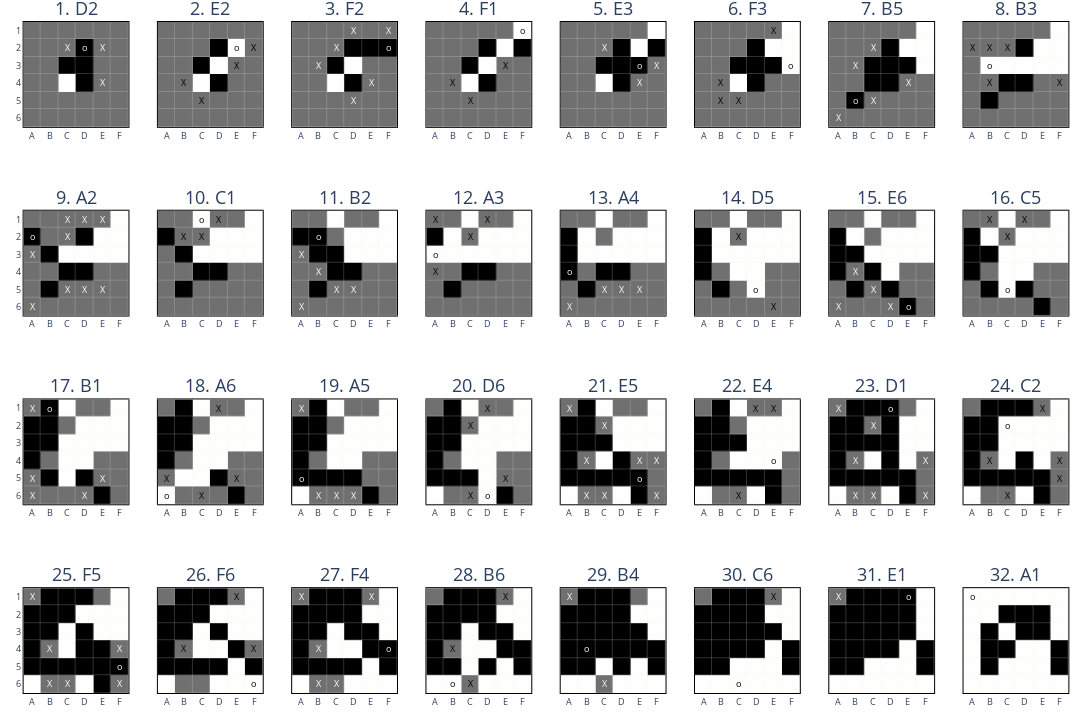
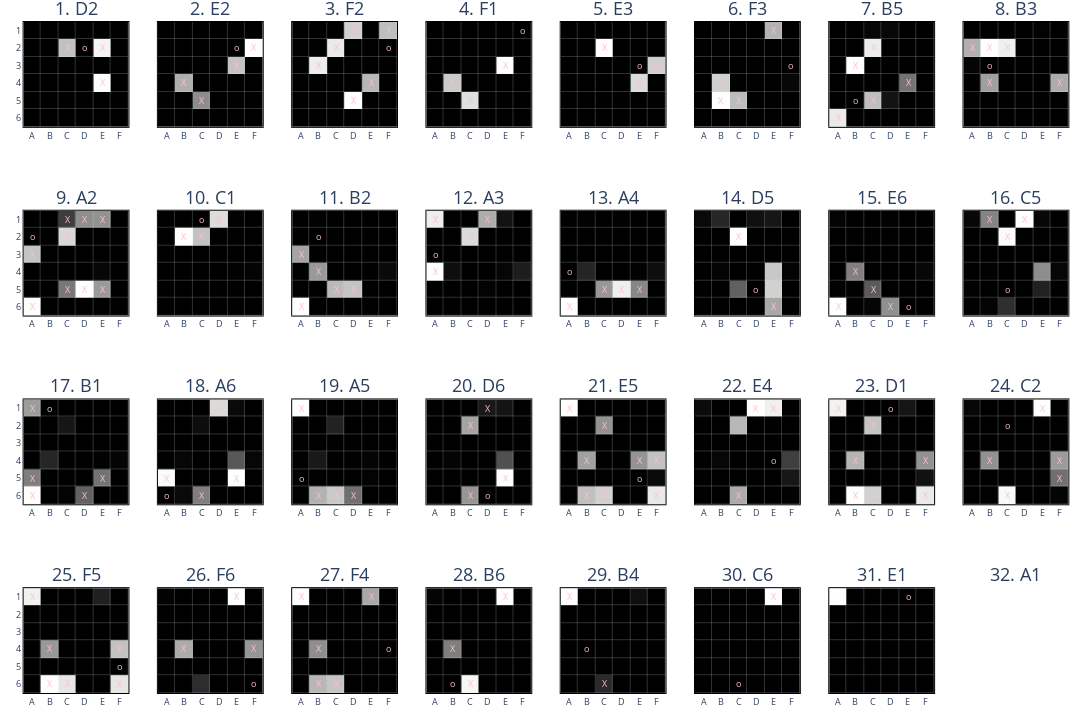

The cell these charts' notebook holds for them, in order:
### Code cell
test_game = dataset_dict["test"][0]
tokens = t.tensor(tokenize(test_game["histories"])["input_ids"]).unsqueeze(0).to(device)
logits, loss = model(tokens[:, :-1], tokens[:, 1:])
probs = logits.softmax(-1)

n_moves = probs.shape[1]
test_probs = test_game.copy()
prob_boards = t.full((n_moves, size, size), fill_value=0.0, device=device)
for i in range(n_moves):
    prob_boards[i].flatten()[all_squares] = probs[0, i, 1:] / probs[0, i, 1:].sum()

test_pred = test_game.copy()
test_pred["boards"] = prob_boards.detach().cpu().numpy()
plot_game(test_game)
plot_game(test_pred, reversed=False, textcolor="pink", hovertext=test_pred["boards"])
